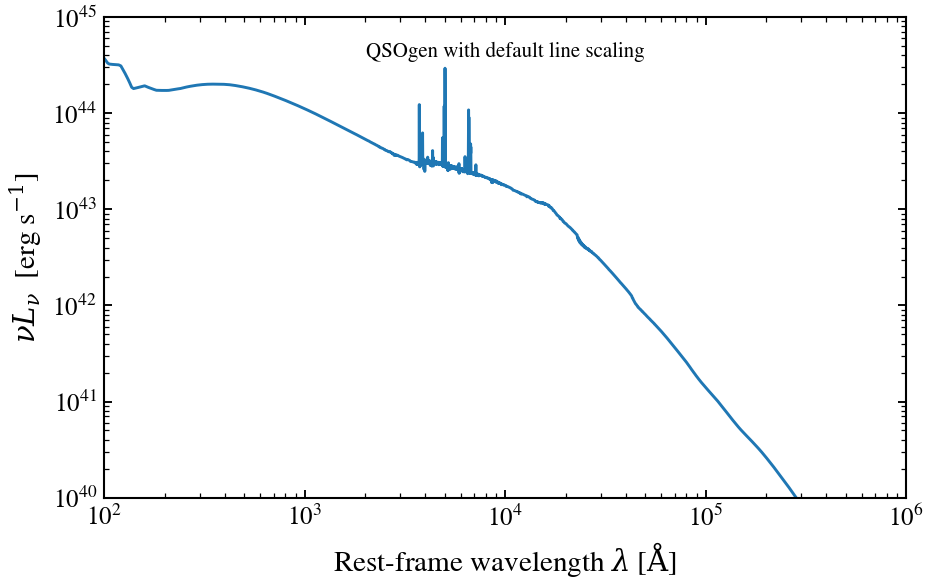

The Python source for this figure:
"""
QSOgen lines: emission-line contributions vary with luminosity
==============================================================

The QSOgen model includes a UV/optical emission-line forest and broad
Balmer continuum on top of the underlying disc. The relative strength
of these line features with respect to the continuum controls the slope
and colour of the UV–optical SED.
"""

import warnings

import jax
import matplotlib.pyplot as plt
import numpy as np

import tengri
from tengri.analysis.plotting import setup_style

setup_style()
warnings.filterwarnings("ignore", message=".*BakedInBackend.*")
warnings.filterwarnings("ignore", message=".*deprecated.*")

ssp = tengri.load_ssp()
model = tengri.SEDModel.build(
    ssp,
    sfh={
        "type": "dpl",
        "*": tengri.FIXED,
        "tau_gyr": 3.0,
        "log_peak_sfr": 0.5,
        "alpha": 2.0,
        "beta": 2.5,
    },
    dust={"type": "two_component", "*": tengri.FIXED, "tau_diff": 0.1, "tau_bc": 0.1},
    agn={
        "type": "composable",
        "disc": {"type": "multicolor", "*": tengri.FIXED},
        "torus": {"type": "skirtor", "*": tengri.FIXED},
        "lines": {"type": "nlr", "*": tengri.FIXED},
        "*": tengri.FIXED,
        "agn_frac": 1.0,
        "log_lbol": 11.0,
    },
    redshift=tengri.Fixed(0.05),
)
baseline = dict(model.spec.sample(jax.random.PRNGKey(0)))

# This parameter doesn't exist in current API; skip for now
# and simplify to a fixed model
fig, ax = plt.subplots(figsize=(6.5, 4.2))
params = baseline
out = model.predict_rest_sed(params)
wave = np.asarray(out.wavelength)
nu = 2.998e18 / wave
nu_l_nu = nu * np.asarray(out.sed)
ax.loglog(wave, nu_l_nu, lw=1.4, color="tab:blue")

ax.set_xlim(100, 1e6)
ax.set_ylim(1e40, 1e45)
ax.set_xlabel(r"Rest-frame wavelength $\lambda$ [$\mathrm{\AA}$]")
ax.set_ylabel(r"$\nu L_\nu$  [erg s$^{-1}$]")
ax.text(
    0.5,
    0.95,
    "QSOgen with default line scaling",
    transform=ax.transAxes,
    ha="center",
    va="top",
    fontsize=10,
)

fig.tight_layout()
plt.savefig("plot_agn_qsogen_emline_sweep.png", dpi=150, bbox_inches="tight")
